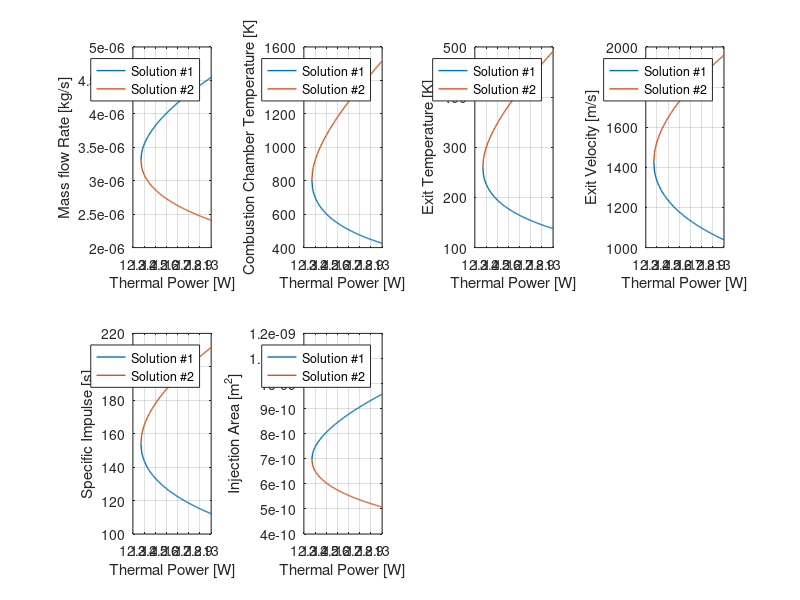
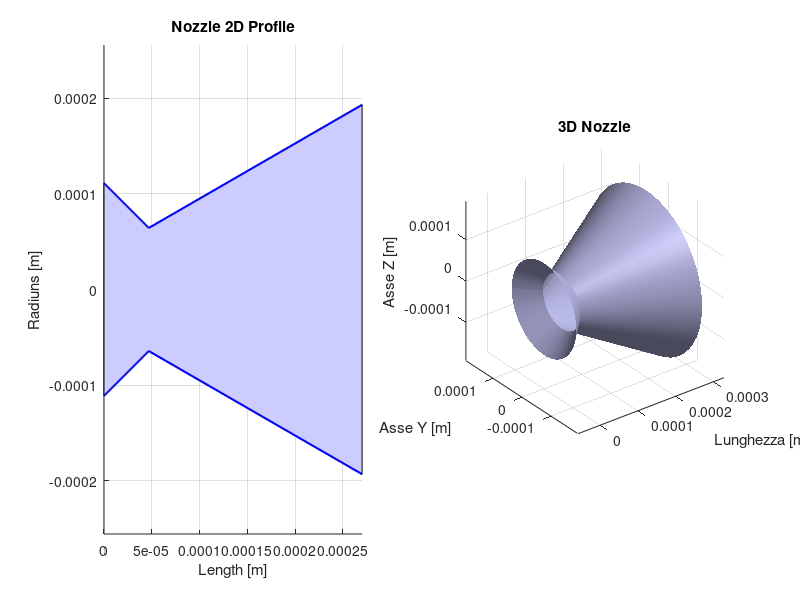
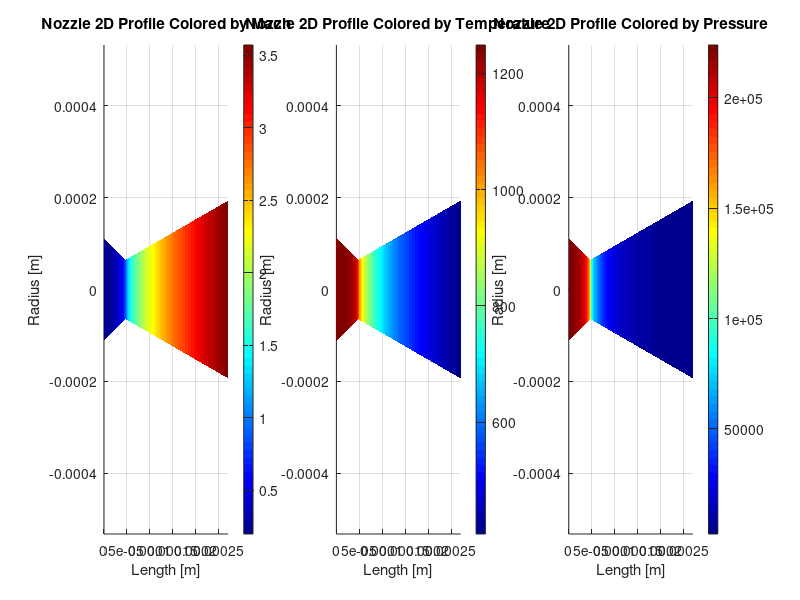

Write the MATLAB code that produced these figures, in order.
%% Vaporizing Liquid Microthrusters V4
%
% -------------------------------------------------------------------------
clear
clc
close all

%% DATA
eps     = 9;            % Rapporto tra le aree (ugello convergente-divergente)  [adim]
k       = 1.327;        % Rapporto dei calori specifici                         [adim]
g       = 9.81;         % Gravity acceleration                                  [m/s^2]
Pc      = 230000;       % Evaporation chamber Pressure                          [Pa]
R       = 8.314;        % Gas Constant                                          [J/mol*K]
Mmol    = 0.018;        % Water Molar Mass                                      [kg/mol]
rho_l   = 999;          % Density liquid water                                  [kg/m^3]
rho_v   = 0.6;          % Density gas water                                     [kg/m^3]
cp_l    = 4.1838e3;     % Specific Heat liquid water                            [J/kgK]
cp_v    = 2.0256e3;     % Specific Heat gas water                               [J/kgK]
lambda  = 2260e+3;      % Water latent evaporation heat                         [J/kg]
T_eb    = 124 + 273;    % Temperature of ebollition                             [K]
T_inj   = 25 + 273.15;  % temperature of Injection                              [K]
alpha   = deg2rad(30);  %                                                       [deg]
beta    = deg2rad(45);  %                                                       [deg]
Cd      = 0.7;          % Drag coefficient                                      [adim]
dP_inj  = 0.1;          % Pressure lost for injection   !!!CHECK!!!
T       = 5e-3;         % Wanted Thrust                                         [N]
dv      = 0.5;          % Wanted Delta v                                        [m/s]
mass    = 4;            % S/C mass                                              [kg]
N       = 100;          % Number of sample for Q_dot                            [adim]
k_gas   = 1.67;         % He 
R_gas = 2077.3;         %J/kgK

%% Calculate the Pressure Ratio (Pe/Pc)

% Equation
aa = 1/eps^2*((k+1)/2)^(2/(1-k))*(k-1)/(k+1);
bb = 2/k;
cc = (k-1)/k;

% Resolve with Newton method
fun  = @(x) x^bb*(1-x^cc)-aa;
dfun = @(x) -x^(bb-1)*((cc+bb)*x^cc-bb);

c1  = 0;
c2  = 0.5;
tol = 1e-6;
err = tol + 1;
it  = 0;

while (it < 3 && err > tol ) 
    it  = it+1;
    x   = (c2+c1)/2; %stima dello zero
    fc  = fun(x);     
    err =abs(fc); 
    % scelta del nuovo estremo per l'eventuale ciclo successivo       
    if (fc*fun(c1) > 0)
          c1=x; 
    else 
          c2=x; 
    end
end
xv = x;
while (it< 10 && err> tol)
   dfx = dfun(xv);
   if dfx == 0
      error(' Arresto per azzeramento di dfun');
   else
      xn = xv - fun(xv)/dfx;
      err = abs(fun(xn));
      it = it+1;
      xv = xn;
   end
end

% Compute exit pressure value
Pe = xn * Pc;

%% Compute throat and exit area 

CT = k*sqrt(2/(k-1)*(2/(k+1))^((k+1)/(k-1))*(1-(Pe/Pc)^((k-1)/k)))+Pe/Pc*eps;
At = T/Pc/CT;
r_t = sqrt(At/pi);
Ae = eps*At;
r_e = sqrt(Ae/pi);

%% Dimensionate nozzle
eps_conv = 1/0.2 * sqrt((2/(k+1)*(1+(k-1)/2*0.2^2))^((k+1)/(k-1)));
Ac = eps_conv * At;
r_c = sqrt(Ac/pi);

L_conv = 1/2*(2*(r_c-r_t)/tan(beta)); % ipotesi che Ae è uagule a quwlla di ingresso nel convergente
L_div = 1/2*(2*(r_e-r_t)/tan(alpha));
L_nozzle = L_conv + L_div;
l = 1/2*(1+cos(alpha));         % 2D losses coefficientl

%% Pipes geometry from literature
D_h = 500e-6;
L = 1000e-6;             
mu = 1.137e-3;
A_pipe = pi*(D_h/2)^2;

%% Study the flow in function of Q_dot

% Define some usefull constant value 
K       = sqrt(2*k/(k-1) * R/Mmol * (1 - (Pe/Pc)^((k-1)/k))); % V_e = k * sqrt(T_c)
dd      = cp_l * (T_eb-T_inj) + lambda - T_eb*cp_v;
ee      = cp_v*((T-Pe*Ae)/(l*K))^2;
Q_min   = sqrt(4*dd*ee);
k_inj = 1/Cd^2; % Injection losses with Cd = 0.7

dt = dv * mass / T; % time of burn with max mass sat = 4 (max possible)

m_dot   = zeros(N,2);
T_c     = zeros(N,2);
v_e     = zeros(N,2);
T_e     = zeros(N,2);
Isp     = zeros(N,2);
A_inj   = zeros(N,2);
A_val   = zeros(N,2);
A_reg   = zeros(N,2);
v = zeros(N,2);
Re = zeros(N,2);
P_tank = zeros(N,2);
m_fuel = zeros(N,2);
V_fuel = zeros(N,2);
m_dot_max = zeros(N,2);
P_gas_i = zeros(N,2);
M_gas = zeros(N,2);
M_e = zeros(N,2);
V_gas = zeros(N,2);
p_drop_injection = zeros(N,1);
P_plenum = zeros(N,1);
p_drop_pipes = zeros(N,2);
p_drop_valve = zeros(N,2);
p_drop_reg = zeros(N,1);
Q_dot = linspace(Q_min,13,N);


for i = 1:length(Q_dot)
    % mass flow rate
    m_dot(i,1) = (Q_dot(i) + sqrt(Q_dot(i)^2 - Q_min^2))/(2*dd);
    m_dot(i,2) = (Q_dot(i) - sqrt(Q_dot(i)^2 - Q_min^2))/(2*dd);

    % Combustion Chamber Temperature
    T_c(i,1) = ((T-Pe*Ae)/(m_dot(i,1) *K))^2;
    T_c(i,2) = ((T-Pe*Ae)/(m_dot(i,2) *K))^2;

    % Check chocking condition
    m_dot_max(i,1) = Pc*At/sqrt(k*R/Mmol*T_c(i,1))*k*(2/(k+1))^((k+1)/(2*(k-1)));    
    m_dot_max(i,2) = Pc*At/sqrt(k*R/Mmol*T_c(i,2))*k*(2/(k+1))^((k+1)/(2*(k-1)));
    
    % Exit Velocity
    v_e(i,1) = K *sqrt(T_c(i,1));
    v_e(i,2) = K *sqrt(T_c(i,2));

    % Exit Temperature
    T_e(i,1) = T_c(i,1)*(Pe/Pc)^((k-1)/k);
    T_e(i,2) = T_c(i,2)*(Pe/Pc)^((k-1)/k);

    % Exit Mach
    M_e(i,1) = v_e(i,1)/sqrt(k*R/Mmol*T_e(i,1));
    M_e(i,2) = v_e(i,2)/sqrt(k*R/Mmol*T_e(i,2));
    
    % Specific Impulse
    Isp(i,1) = T/(m_dot(i,1)*g);
    Isp(i,2) = T/(m_dot(i,2)*g);

    % Injection Area
    A_inj(i,1) = m_dot(i,1)/(Cd*sqrt(2*dP_inj*Pc*rho_l));
    A_inj(i,2) = m_dot(i,2)/(Cd*sqrt(2*dP_inj*Pc*rho_l));

    % Injection Losses 
    p_drop_injection(i) = 0.1*Pc; % ipotizzato 10% di perdita di pressione
    P_plenum(i) = Pc + p_drop_injection(i); % tale pressione è garantita dal regolatore   
   
    % Valve losses
    p_drop_valve(i) = 0.04*(Pc+p_drop_injection(i)); % da paper thesis 0.03, da paper hydrazine 0.04
    
    % Pipes losses
    v(i,1) = m_dot(i,1)/(A_pipe*rho_l);
    v(i,2) = m_dot(i,2)/(A_pipe*rho_l);
    Re(i,1) = rho_l.*v(i,1)*D_h/mu;
    Re(i,2) = rho_l.*v(i,2)*D_h/mu;
    p_drop_pipes(i,1) = 64./Re(i,1) * (L/D_h)*rho_l*mu^2/2;
    p_drop_pipes(i,2) = 64./Re(i,2) * (L/D_h)*rho_l*mu^2/2;
    
    % Tank Pressure
    P_tank(i, 1) = P_plenum(i) + p_drop_pipes(i,1) + p_drop_valve(i);
    P_tank(i, 2) = P_plenum(i) + p_drop_pipes(i,2) + p_drop_valve(i);

    % Mass propellant budget
    m_fuel(i,1) = m_dot(i,1)*dt*1.055;
    m_fuel(i,2) = m_dot(i,2)*dt*1.055; % 5.5% di margine dalle ECSS
    V_fuel(i,1) = m_fuel(i,1)/rho_l*1.1; % 1% di margine dalle ECSS
    V_fuel(i,2) = m_fuel(i,2)/rho_l*1.1;

    
    % Option with pressurant 
%     P_gas_i(i,1) = 5*P_tank(i, 1); % scelta
%     P_gas_i(i,2) = 5*P_tank(i, 2); 
%     M_gas(i,1) = P_tank(i,1)*V_fuel(i,1)/(R_gas*T_inj)*k_gas/(1+(P_tank(i,1)/P_gas_i(i,1)));
%     M_gas(i,2) = P_tank(i,2)*V_fuel(i,2)/(R_gas*T_inj)*k_gas/(1+(P_tank(i,2)/P_gas_i(i,2)));
%     V_gas(i,1) = M_gas(i,1)*R_gas*T_inj/P_gas_i;
%     V_gas(i,2) = M_gas(i,2)*R_gas*T_inj/P_gas_i;
    
end

%% Temperature, Pressure and Mach inside the nozzle
T_nozzle = [];
MACH =[];
P_nozzle = [];

% sampling points
points_nozzle = linspace(0,L_nozzle,2*N);
radius_nozzle_convergent = linspace(r_c,r_t,N);
radius_nozzle_divergent  = linspace (r_t,r_e,N);

% Calculate area at sampled points
Area_nozzle_convergent = pi * radius_nozzle_convergent.^2;
Area_nozzle_divergent = pi * radius_nozzle_divergent.^2;
Area_nozzle_vect = [Area_nozzle_convergent,Area_nozzle_divergent];
Area_ratio_vect = Area_nozzle_vect/At;  % Area Ratio

% Calculate Mach at different sampled points

options = optimset('TolX', 1e-8, 'Tolfun', 1e-8);

for i=[1:length(Area_ratio_vect)]
    A_ratio = Area_ratio_vect(i);
    fun_Mach = @(M) (1/M)*((2/(k+1))*(1 + ((k-1)/2)*M^2))^((k+1)/(2*(k-1))) - A_ratio;
    
    if i<=N
        mach = fsolve(fun_Mach,0.3);
        MACH = [MACH,mach];
    else
        mach = fsolve(fun_Mach,8);
        MACH = [MACH,mach];
    end
end

% Calculate temperature at sampled times
T_tot_vect = T_c;

T_tot       = T_tot_vect (50,2);
T_exit      = T_e (50,2);

for i=[1:length(Area_ratio_vect)]
    mach = MACH(i);
    denom = (1 + (k-1)/2*mach^2);
    temp = T_tot / denom;
    T_nozzle =[T_nozzle,temp];
end

% Calculate pressure at sampled times
P_nozzle = Pe .* (T_nozzle ./ T_exit) .^(k/(k-1));


%% PLOTS

figure
% Mass flow rate 
subplot(2,4,1)
plot(Q_dot,m_dot(:,1), "LineWidth",1)
hold on
plot(Q_dot,m_dot(:,2), "LineWidth",1)
grid on;
xlabel('Thermal Power [W]');
ylabel('Mass flow Rate [kg/s]');
legend('Solution #1','Solution #2');

% Combustion Chamber Temperature
subplot(2,4,2)
plot(Q_dot,T_c(:,1), "LineWidth",1)
hold on
plot(Q_dot,T_c(:,2), "LineWidth",1)
grid on;
xlabel('Thermal Power [W]');
ylabel('Combustion Chamber Temperature [K]');
legend('Solution #1','Solution #2');

% Exit Temperature
subplot(2,4,3)
plot(Q_dot,T_e(:,1), "LineWidth",1)
hold on
plot(Q_dot,T_e(:,2), "LineWidth",1)
grid on;
xlabel('Thermal Power [W]');
ylabel('Exit Temperature [K]');
legend('Solution #1','Solution #2');

% Exit Velocity
subplot(2,4,4)
plot(Q_dot,v_e(:,1), "LineWidth",1)
hold on
plot(Q_dot,v_e(:,2), "LineWidth",1)
grid on;
xlabel('Thermal Power [W]');
ylabel('Exit Velocity [m/s]');
legend('Solution #1','Solution #2');

% Specific Impulse
subplot(2,4,5)
plot(Q_dot,Isp(:,1), "LineWidth",1)
hold on
plot(Q_dot,Isp(:,2),"LineWidth",1)
grid on;
xlabel('Thermal Power [W]');
ylabel('Specific Impulse [s]');
legend('Solution #1','Solution #2');

% Injection Area
subplot(2,4,6)
plot(Q_dot,A_inj(:,1), "LineWidth",1)
hold on
plot(Q_dot,A_inj(:,2), "LineWidth",1)
grid on;
xlabel('Thermal Power [W]');
ylabel('Injection Area [m^2]');
legend('Solution #1','Solution #2');


%% Plot Nozzle 2D and 3D

% Nozzle
% figure


Np = 100;       % Number of points for the plot
Ntheta = 50;    % Number of points for the rotation
% Convergent
x_conv = linspace(0, L_conv, Np);
r_conv = linspace(r_c, r_t, Np);

% Divergent
x_div = linspace(L_conv, L_conv + L_div, Np);
r_div = linspace(r_t, r_e, Np);

% Merge the sections
x_total = [x_conv, x_div];
r_total = [r_conv, r_div];

% Conical supposition
theta = linspace(0, 2*pi, Ntheta);  % Angle from 0 a 360°

% 3D mesh
[X, THETA] = meshgrid(x_total, theta);
R = repmat(r_total, length(theta), 1); % estende i raggi
Y = R .* cos(THETA);
Z = R .* sin(THETA);

% Plot the profile (fill + plot)
figure;
subplot(1,2,1)
hold on;
fill([x_total, fliplr(x_total)], [r_total, -fliplr(r_total)], [0.8, 0.8, 1]); % colore azzurrino
plot(x_total, r_total, 'b', 'LineWidth', 1.5); % profilo superiore
plot(x_total, -r_total, 'b', 'LineWidth', 1.5); % profilo inferiore
xlabel('Length [m]');
ylabel('Radiuns [m]');
title('Nozzle 2D Profile');
axis equal;
grid on;

% Plot 3D
subplot(1,2,2)
surf(X, Y, Z, 'FaceColor', [0.8 0.8 1], 'EdgeColor', 'none');
xlabel('Lunghezza [m]');
ylabel('Asse Y [m]');
zlabel('Asse Z [m]');
title('3D Nozzle');
axis equal;
grid on;
camlight; lighting gouraud; % Effetti di luce per renderlo più cute <3 <3 <3 <3

%% plot properties along the nozzle

% Mach number
[X, Y] = meshgrid(x_total, [-1, 1]); % 2 righe: parte superiore e inferiore
Y = Y .* r_total;                   % scala in base al raggio locale
C = repmat(MACH, 2, 1);      % matrice dei valori di Mach (2 righe uguali)

figure;
subplot(1,3,1)
hold on;
s = surf(X, Y, zeros(size(X)), C, 'EdgeColor', 'none'); % z=0 per renderlo 2D
view(2);                        % vista 2D
colormap(jet);                 % scegli la colormap (es. jet, parula, etc.)
colorbar;                      % aggiunge la barra del colore
xlabel('Length [m]');
ylabel('Radius [m]');
title('Nozzle 2D Profile Colored by Mach');
axis equal;
grid on;

% Temperature
[X, Y] = meshgrid(x_total, [-1, 1]); % 2 righe: parte superiore e inferiore
Y = Y .* r_total;                   % scala in base al raggio locale
C = repmat(T_nozzle, 2, 1);      % matrice dei valori di Mach (2 righe uguali)

subplot(1,3,2)
hold on;
s = surf(X, Y, zeros(size(X)), C, 'EdgeColor', 'none'); % z=0 per renderlo 2D
view(2);                        % vista 2D
colormap(jet);                 % scegli la colormap (es. jet, parula, etc.)
colorbar;                      % aggiunge la barra del colore
xlabel('Length [m]');
ylabel('Radius [m]');
title('Nozzle 2D Profile Colored by Temperature');
axis equal;
grid on;

% Pressure
[X, Y] = meshgrid(x_total, [-1, 1]); % 2 righe: parte superiore e inferiore
Y = Y .* r_total;                   % scala in base al raggio locale
C = repmat(P_nozzle, 2, 1);      % matrice dei valori di Mach (2 righe uguali)

subplot(1,3,3)
hold on;
s = surf(X, Y, zeros(size(X)), C, 'EdgeColor', 'none'); % z=0 per renderlo 2D
view(2);                        % vista 2D
colormap(jet);                 % scegli la colormap (es. jet, parula, etc.)
colorbar;                      % aggiunge la barra del colore
xlabel('Length [m]');
ylabel('Radius [m]');
title('Nozzle 2D Profile Colored by Pressure');
axis equal;
grid on;
